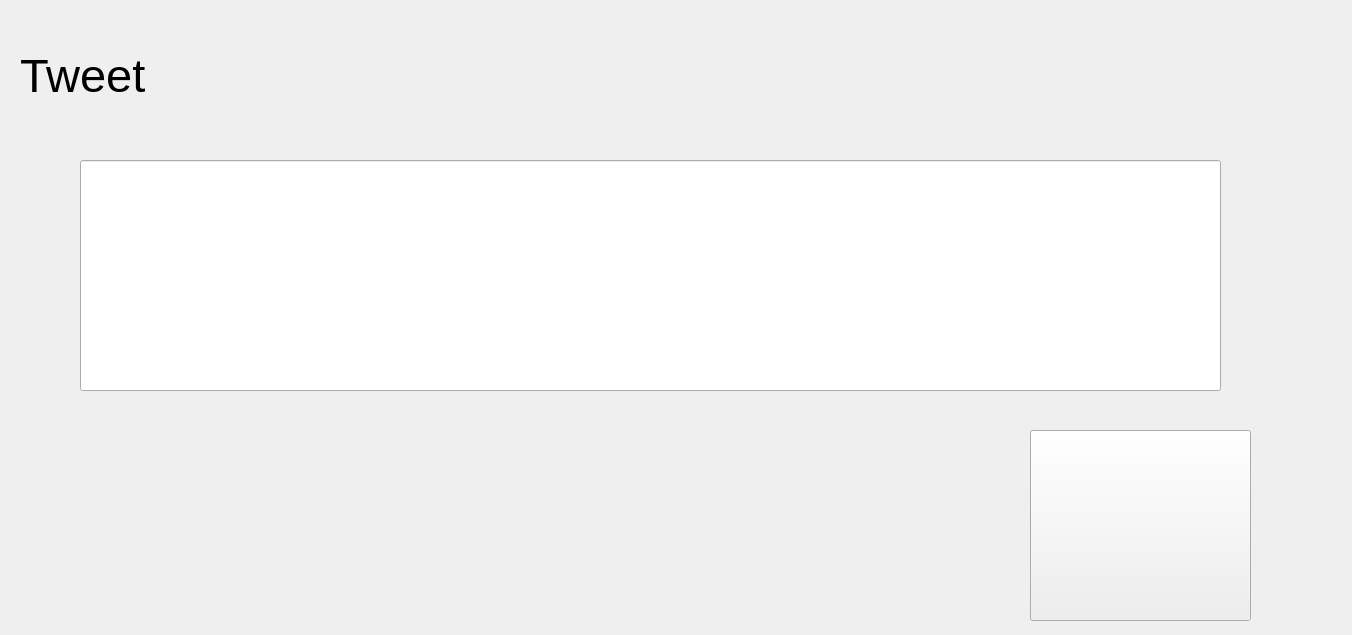
<?xml version="1.0" encoding="UTF-8"?>
<ui version="4.0">
 <class>TweetForm</class>
 <widget class="QWidget" name="TweetForm">
  <property name="geometry">
   <rect>
    <x>0</x>
    <y>0</y>
    <width>1352</width>
    <height>635</height>
   </rect>
  </property>
  <property name="windowTitle">
   <string>Form</string>
  </property>
  <widget class="QLabel" name="TweetLabel">
   <property name="geometry">
    <rect>
     <x>20</x>
     <y>10</y>
     <width>571</width>
     <height>131</height>
    </rect>
   </property>
   <property name="font">
    <font>
     <pointsize>35</pointsize>
    </font>
   </property>
   <property name="text">
    <string>Tweet</string>
   </property>
  </widget>
  <widget class="QPushButton" name="TweetButton">
   <property name="geometry">
    <rect>
     <x>1030</x>
     <y>430</y>
     <width>221</width>
     <height>191</height>
    </rect>
   </property>
   <property name="maximumSize">
    <size>
     <width>16777215</width>
     <height>16777215</height>
    </size>
   </property>
   <property name="font">
    <font>
     <pointsize>35</pointsize>
    </font>
   </property>
   <property name="text">
    <string/>
   </property>
  </widget>
  <widget class="QLineEdit" name="TweetLineEdit">
   <property name="geometry">
    <rect>
     <x>80</x>
     <y>160</y>
     <width>1141</width>
     <height>231</height>
    </rect>
   </property>
  </widget>
 </widget>
 <resources/>
 <connections/>
</ui>
